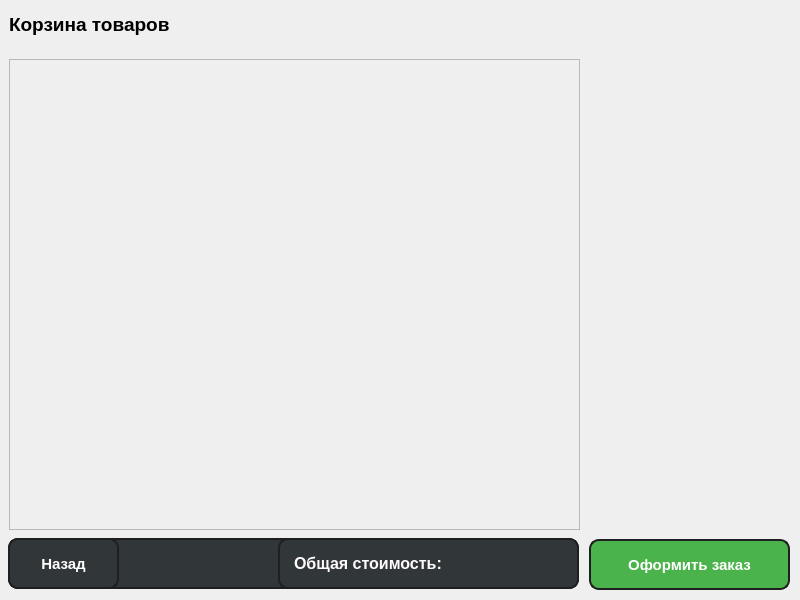
<?xml version="1.0" encoding="UTF-8"?>
<ui version="4.0">
 <class>CartMenu</class>
 <widget class="QWidget" name="CartMenu">
  <property name="geometry">
   <rect>
    <x>0</x>
    <y>0</y>
    <width>800</width>
    <height>600</height>
   </rect>
  </property>
  <property name="windowTitle">
   <string>CartMenu</string>
  </property>
  <widget class="QStackedWidget" name="stackedWidget">
   <property name="geometry">
    <rect>
     <x>-1</x>
     <y>-1</y>
     <width>801</width>
     <height>601</height>
    </rect>
   </property>
   <property name="currentIndex">
    <number>0</number>
   </property>
   <widget class="QWidget" name="page">
    <widget class="QPushButton" name="orderButton">
     <property name="geometry">
      <rect>
       <x>590</x>
       <y>540</y>
       <width>201</width>
       <height>51</height>
      </rect>
     </property>
     <property name="font">
      <font>
       <pointsize>11</pointsize>
       <bold>true</bold>
      </font>
     </property>
     <property name="styleSheet">
      <string notr="true">    QPushButton {
        background-color: #4BB34B;
        color: white;
           border-radius: 10px;               /* Радиус закругления углов */
    border: 2px solid #1E1F20;         /* Граница светло-серого цвета */
        padding: 10px 20px;
    }
    QPushButton:hover {
        background-color: #5fd35f;
    }
    QPushButton:pressed {
        background-color: #3fa53f;
    }</string>
     </property>
     <property name="text">
      <string>Оформить заказ</string>
     </property>
    </widget>
    <widget class="QFrame" name="frame">
     <property name="geometry">
      <rect>
       <x>9</x>
       <y>539</y>
       <width>571</width>
       <height>51</height>
      </rect>
     </property>
     <property name="styleSheet">
      <string notr="true">QFrame {
    background-color: #313638;         /* Светлый серый фон */
    border-radius: 10px;               /* Радиус закругления углов */
    border: 2px solid #1E1F20;         /* Граница светло-серого цвета */
    padding: 10px;                     /* Внутренний отступ */
}
</string>
     </property>
     <property name="frameShape">
      <enum>QFrame::Shape::StyledPanel</enum>
     </property>
     <property name="frameShadow">
      <enum>QFrame::Shadow::Raised</enum>
     </property>
     <widget class="QLabel" name="totalPriceLabel">
      <property name="geometry">
       <rect>
        <x>270</x>
        <y>0</y>
        <width>301</width>
        <height>51</height>
       </rect>
      </property>
      <property name="styleSheet">
       <string notr="true">QLabel {
    font-size: 16px;
    font-weight: bold;
    color: #FFFAFB; /* Темно-серый текст */
}
</string>
      </property>
      <property name="text">
       <string>Общая стоимость:</string>
      </property>
     </widget>
     <widget class="QPushButton" name="backButton">
      <property name="geometry">
       <rect>
        <x>0</x>
        <y>0</y>
        <width>111</width>
        <height>51</height>
       </rect>
      </property>
      <property name="font">
       <font>
        <pointsize>11</pointsize>
        <bold>true</bold>
       </font>
      </property>
      <property name="styleSheet">
       <string notr="true">QPushButton {
    background-color: #313638;        /* Синий фон */
    color: white;                     /* Белый текст */
        border-radius: 10px;               /* Радиус закругления углов */
    border: 2px solid #1E1F20;         /* Граница светло-серого цвета */
    padding: 5px 10px;                /* Отступы */
}
QPushButton:hover {
    background-color: #2980b9;        /* Более темный синий при наведении */
}
</string>
      </property>
      <property name="text">
       <string>Назад</string>
      </property>
     </widget>
    </widget>
    <widget class="QScrollArea" name="scrollArea">
     <property name="geometry">
      <rect>
       <x>10</x>
       <y>60</y>
       <width>571</width>
       <height>471</height>
      </rect>
     </property>
     <property name="widgetResizable">
      <bool>true</bool>
     </property>
     <widget class="QWidget" name="scrollAreaWidgetContents">
      <property name="geometry">
       <rect>
        <x>0</x>
        <y>0</y>
        <width>569</width>
        <height>469</height>
       </rect>
      </property>
      <widget class="QWidget" name="widget" native="true">
       <property name="geometry">
        <rect>
         <x>0</x>
         <y>0</y>
         <width>561</width>
         <height>461</height>
        </rect>
       </property>
       <widget class="QWidget" name="verticalLayoutWidget">
        <property name="geometry">
         <rect>
          <x>9</x>
          <y>19</y>
          <width>551</width>
          <height>441</height>
         </rect>
        </property>
        <layout class="QVBoxLayout" name="verticalLayout"/>
       </widget>
      </widget>
     </widget>
    </widget>
    <widget class="QLabel" name="label">
     <property name="geometry">
      <rect>
       <x>10</x>
       <y>10</y>
       <width>321</width>
       <height>31</height>
      </rect>
     </property>
     <property name="font">
      <font>
       <pointsize>14</pointsize>
       <bold>true</bold>
      </font>
     </property>
     <property name="text">
      <string>Корзина товаров</string>
     </property>
    </widget>
   </widget>
   <widget class="QWidget" name="page_2"/>
  </widget>
 </widget>
 <resources/>
 <connections/>
</ui>
